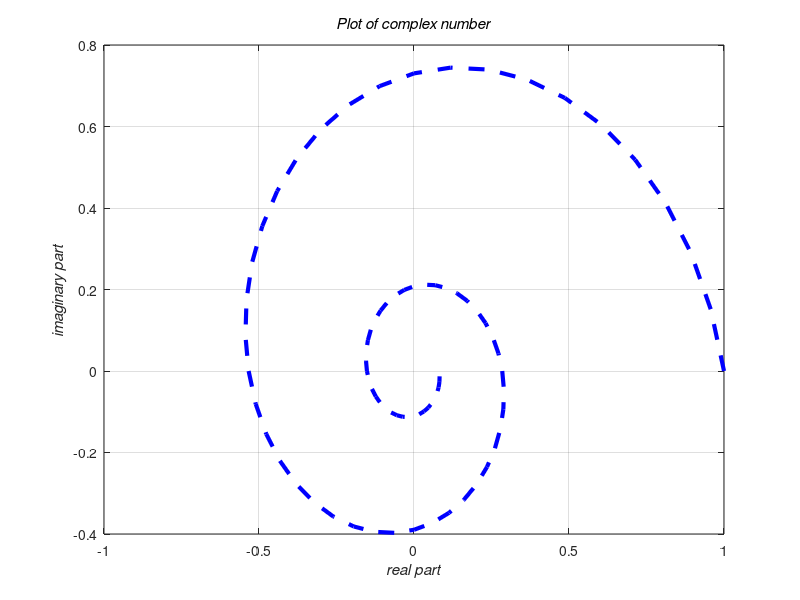

This chart was generated by the following MATLAB code:
t=[0:pi/20:4*pi];
y=exp(-0.2*t).*(cos(t)+i*sin(t));
plot(y,'b--','linewidth',3)
title('\bf\itPlot of complex number')
xlabel('\bf\itreal part'), ylabel('\bf\itimaginary part')
grid on
